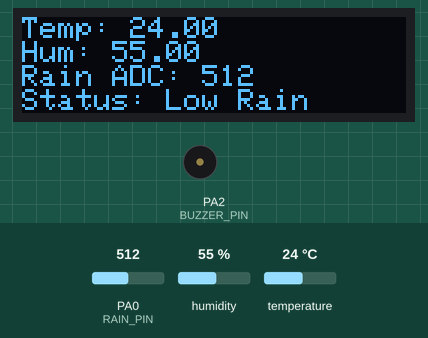
A sketch run on a simulated STM32 Blue Pill. Shown: 128×32 one-colour display, buzzer (waves = sounding, pin HIGH). The inputs (shaded band) are chosen by the test bench; at power-on: humidity 55 %, PA0 (RAIN_PIN) = 512, temperature 24 °C.

Above: at 3.8 s.
3.9 s: humidity set to 22 %
At 6.7 s:
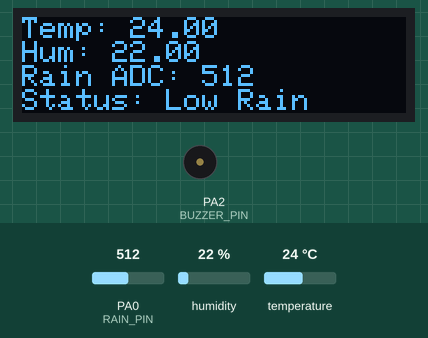
7.8 s: PA0 (RAIN_PIN) set to 716
At 10.3 s:
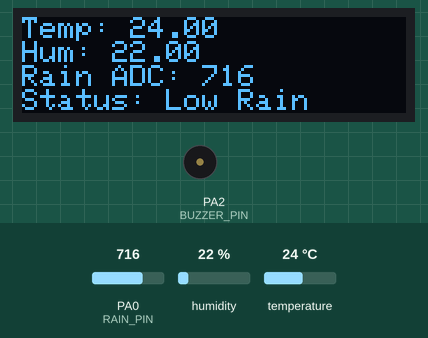
11.7 s: temperature set to 12 °C
At 12.8 s:
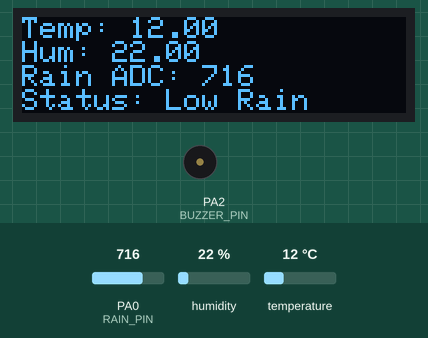
15.6 s: PA0 (RAIN_PIN) set to 900
At 18.8 s:
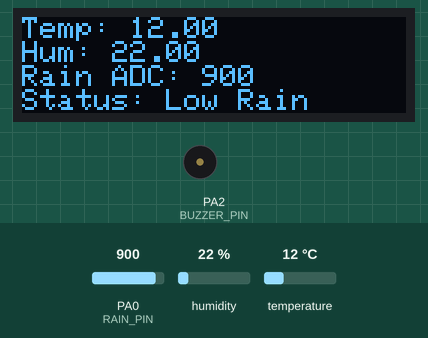
19.7 s: humidity set to 40 %
At 22.4 s:
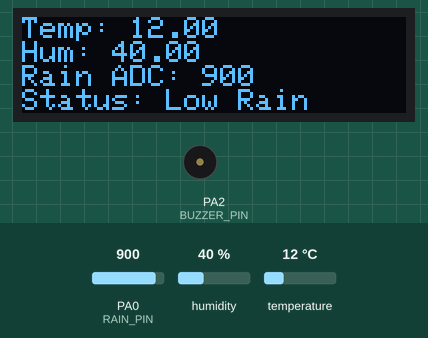
23.6 s: PA0 (RAIN_PIN) set to 1023
At 24.8 s:
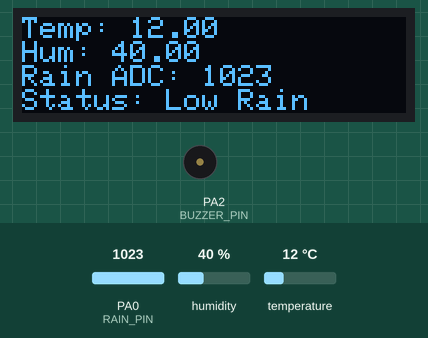
Timing chart, 0 to 26.6 s (numbered marks = the images above; inputs shaded):
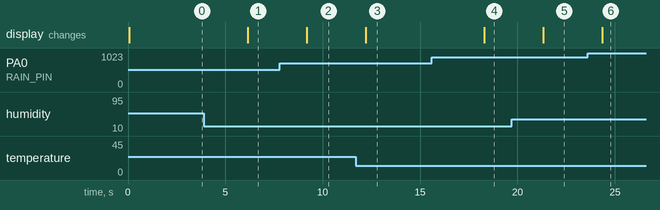

Measured:
- after the input at 3.9 s, the display: changes after 2.2 s (image 1)
- after the input at 7.8 s, the display: changes after 1.4 s (image 2)
- after the input at 11.7 s, the display: changes after 0.51 s (image 3)
- after the input at 15.6 s, the display: changes after 2.7 s (image 4)
- after the input at 19.7 s, the display: changes after 1.6 s (image 5)
- after the input at 23.6 s, the display: changes after 0.76 s (image 6)

The sketch:

Project.ino
```cpp
#include <Wire.h>
#include <Adafruit_SSD1306.h>
#include <DHT.h>

#include "neural_network.h"

// OLED Configuration
#define SCREEN_WIDTH 128
#define SCREEN_HEIGHT 32
Adafruit_SSD1306 display(SCREEN_WIDTH, SCREEN_HEIGHT, &Wire, -1);

// Sensor Configuration
#define DHTPIN PA1
#define DHTTYPE DHT11
DHT dht(DHTPIN, DHTTYPE);

#define RAIN_PIN PA0
#define BUZZER_PIN PA2

// SNR Storage
float snr_values[15];

// Function Prototype
void read_snr_from_gps(float snr_array[15]);

//                     SETUP

void setup()
{
    Serial.begin(9600);   // GPS UART

    dht.begin();
    pinMode(RAIN_PIN, INPUT);
    pinMode(BUZZER_PIN, OUTPUT);

    display.begin(SSD1306_SWITCHCAPVCC, 0x3C);
    display.clearDisplay();
    display.setTextSize(1);
    display.setTextColor(WHITE);
}

//                     LOOP

void loop()
{
    // Read SNR from GPS
    read_snr_from_gps(snr_values);

    // Predict Rain using Neural Network
    int result = predict_rain(snr_values);

    // Read Other Sensors
    float humidity = dht.readHumidity();
    float temperature = dht.readTemperature();
    int rain_adc = analogRead(RAIN_PIN);

    // Display Data
    display.clearDisplay();
    display.setCursor(0,0);

    display.print("Temp: ");
    display.println(temperature);

    display.print("Hum: ");
    display.println(humidity);

    display.print("Rain ADC: ");
    display.println(rain_adc);

    display.print("Status: ");

    if(result == 0)
        display.println("Sunny");
    else if(result == 1)
        display.println("Low Rain");
    else
        display.println("High Rain");

    display.display();

    // Buzzer Control
    if(result == 2)
        digitalWrite(BUZZER_PIN, HIGH);
    else
        digitalWrite(BUZZER_PIN, LOW);

    delay(3000);
}

// GPS SNR READING FUNCTION

void read_snr_from_gps(float snr_array[15])
{
    // Reset SNR array
    for(int i = 0; i < 15; i++)
        snr_array[i] = 0;

    int index = 0;

    while(Serial.available() > 0)
    {
        String line = Serial.readStringUntil('\n');

        if(line.startsWith("$GPGSV"))
        {
            int field = 0;

            for(int i = 0; i < line.length(); i++)
            {
                if(line[i] == ',')
                {
                    field++;

                    // SNR fields occur every 4th field after satellite info
                    if((field - 4) % 4 == 0 && field > 4)
                    {
                        int end = line.indexOf(',', i+1);
                        if(end == -1)
                            end = line.length();

                        String snr_str = line.substring(i+1, end);
                        snr_array[index++] = snr_str.toFloat();

                        if(index >= 15)
                            return;
                    }
                }
            }
        }
    }
}
```

neural_network.cpp
```cpp
#include <math.h>
#include "weights.h"

float relu(float x)
{
    return (x > 0) ? x : 0;
}

void softmax(float *input, float *output)
{
    float sum = 0.0;

    for(int i=0;i<3;i++)
    {
        output[i] = exp(input[i]);
        sum += output[i];
    }

    for(int i=0;i<3;i++)
        output[i] /= sum;
}

int predict_rain(float input[6])
{
    float h1[12];
    float h2[8];
    float out_raw[3];
    float out[3];

    // Normalize
    for(int i=0;i<6;i++)
        input[i] = (input[i] - mean_vals[i]) / std_vals[i];

    // Layer 1
    for(int j=0;j<12;j++)
    {
        h1[j] = b1[j];
        for(int i=0;i<6;i++)
            h1[j] += input[i] * W1[i][j];

        h1[j] = relu(h1[j]);
    }

    // Layer 2
    for(int j=0;j<8;j++)
    {
        h2[j] = b2[j];
        for(int i=0;i<12;i++)
            h2[j] += h1[i] * W2[i][j];

        h2[j] = relu(h2[j]);
    }

    // Output layer
    for(int j=0;j<3;j++)
    {
        out_raw[j] = b3[j];
        for(int i=0;i<8;i++)
            out_raw[j] += h2[i] * W3[i][j];
    }

    softmax(out_raw, out);

    int result = 0;
    float max = out[0];

    for(int i=1;i<3;i++)
    {
        if(out[i] > max)
        {
            max = out[i];
            result = i;
        }
    }

    return result;
}
```

neural_network.h
```cpp
#ifndef NEURAL_NETWORK_H
#define NEURAL_NETWORK_H

int predict_rain(float input[15]);

#endif
```

weights.cpp
```cpp
#include "weights.h"

// Layer 1
float W1[6][12] = {
    { 0.10479963, -0.3612462,  0.38598824, -0.20687665,  0.02424636,
     -0.3691671,   0.62833756, -0.50815564,  0.5365816,  -0.46537,
     -0.22595204,  0.13484615 },

    { -0.61585695, -0.45867294, -0.04239237, -0.49546045, -0.81099665,
       0.23650584, -0.21865825, -0.14293514,  0.45704886,  0.18785135,
       0.04159135,  0.10815784 },

    { -0.1971007, -0.44300476,  0.340557, -0.9281888, -0.41326362,
     -0.09372582, -0.26298758,  0.21467441,  0.40108678,  0.13609585,
       0.10646855,  0.28308514 },

    { -0.18313426, -0.5016552, -0.14386614, -0.83501786, -0.04741949,
     -0.0202751, -0.20841841,  0.31915358,  0.322875,  0.5221692,
       0.08210277,  0.26089647 },

    {  0.3736993, -0.27091196, -0.4134687, -0.8016719, -0.5484889,
     -0.30559886, -0.24461575, -0.23885198,  0.2584974,  0.12670268,
       0.47379223,  0.388923 },

    {  0.44329122, -0.4372566, -0.09494463, -0.7756429, -0.3224881,
       0.01722392,  0.30389258, -0.50838095,  0.4115317, -0.07455659,
       0.01554756,  0.39203817 }
};

float b1[12] = {
    0.0290063,  0.07879735,  0.64347214, -0.49510258,
   -0.13894977, 0.5886687,   0.502443,    0.5841623,
   -0.02518644, 0.53422856,  0.7868175,  -0.01971961
};

float W2[12][8] = {
    { -0.21044469,  0.39027658,  0.96448565, -0.06865723, -0.21585876, 0.00360056, -0.2660109,  0.4269411 },
    {  0.03462647,  0.8387401,  -0.08374016, -0.11519466,  0.6912895, -0.32918307, -0.00553113, 0.8148219 },
    {  0.41364804, -0.25526872,  1.1543251,   0.5663248,   0.10444041, 0.36521944,  0.38476357,-0.14020027 },
    { -0.38838848,  0.33109295, -0.5093098,  -0.1042583,   0.87011933,-0.29649803,  0.02330788, 0.5695892 },
    { -0.25684458,  0.7955425,  -0.06184769,  0.0916023,   0.6996518,  0.35531747, -0.6369736,  0.63360983 },
    {  0.5436215,   0.70322686,  0.5360309,   0.2739247,  -0.49031043, 0.59809774,  0.35476932, 0.20558505 },
    {  0.76185566,  0.33851656,  0.66493446,  0.34593162, -0.33861762, 0.3827124,   0.0110238, -0.37775853 },
    { -0.07327639,  0.56554955, -0.04077458,  0.47404182, -0.05533611, 0.12362522,  0.12540558, 0.23091605 },
    {  0.8364872,  -0.4995247,  -0.86479574, -0.60020673,  1.1813973, -0.12159618, -0.73568225,-0.58680815 },
    {  0.82147366,  0.14105369,  1.0309085,   0.05373839,  0.5261149, -0.12472373,  0.663708,   0.4662668 },
    {  0.68482,     0.4730184,   0.8682785,   0.18215641,  0.1204133, -0.21574175,  0.6236719, -0.5240988 },
    {  0.26217678,  0.12339632, -0.8609566,   0.33775648,  0.70202,    0.2333246,  -0.1326759,  0.35319704 }
};

float b2[8] = {
    0.44291624, 0.2697381, 0.40820047, 0.18576407,
   -0.06284688,-0.03443238,0.3963649,  0.01134746
};

float W3[8][3] = {
    {  1.126531,    0.21801116, -1.2313831 },
    { -0.89700294,  0.44341072,  0.900291 },
    { -0.7988657,   1.125987,   -0.96920145 },
    { -0.6993374,   0.73413897, -0.13462895 },
    {  0.98774725, -0.17586766,  0.5937863 },
    {  0.119172,    0.40601358,  0.09793948 },
    { -1.4240235,   1.1058682,  -0.12714902 },
    { -0.70096433,  0.10784784,  1.0049392 }
};

float b3[3] = { 0.06213497, 0.16652744, -0.348349 };

// Temporary Normalization
float mean_vals[6] = {0,0,0,0,0,0};
float std_vals[6]  = {1,1,1,1,1,1};
```

weights.h
```cpp
#ifndef WEIGHTS_H
#define WEIGHTS_H

// Layer 1
extern float W1[6][12];
extern float b1[12];

// Layer 2
extern float W2[12][8];
extern float b2[8];

// Layer 3
extern float W3[8][3];
extern float b3[3];

// Normalization
extern float mean_vals[6];
extern float std_vals[6];

#endif
```
